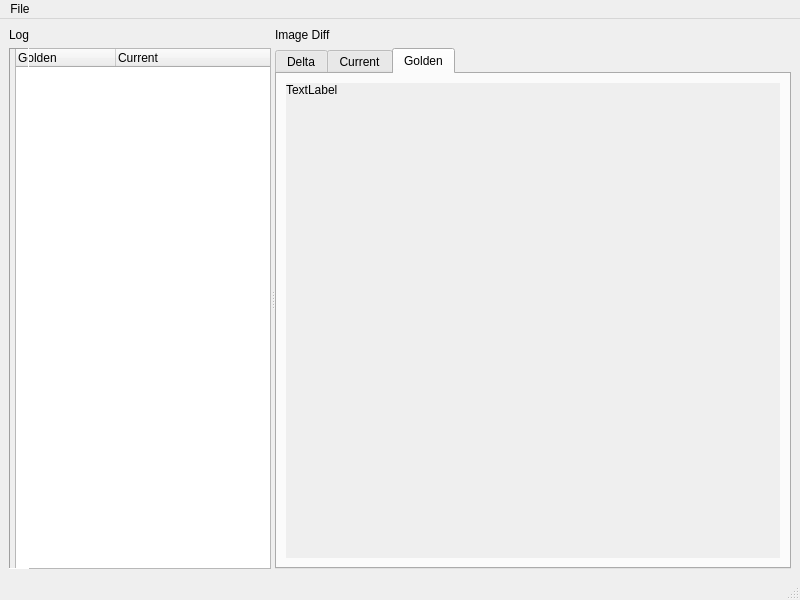
<ui version="4.0" >
 <class>GtfUiDialog</class>
 <widget class="QMainWindow" name="GtfUiDialog" >
  <property name="geometry" >
   <rect>
    <x>0</x>
    <y>0</y>
    <width>800</width>
    <height>600</height>
   </rect>
  </property>
  <property name="windowTitle" >
   <string>GTF UI</string>
  </property>
  <property name="windowIcon" >
   <iconset resource="layResources.qrc" >:/logo.png</iconset>
  </property>
  <widget class="QWidget" name="centralwidget" >
   <layout class="QVBoxLayout" >
    <property name="margin" >
     <number>9</number>
    </property>
    <property name="spacing" >
     <number>6</number>
    </property>
    <item>
     <widget class="QSplitter" name="splitter" >
      <property name="orientation" >
       <enum>Qt::Horizontal</enum>
      </property>
      <widget class="QFrame" name="frame" >
       <property name="sizePolicy" >
        <sizepolicy>
         <hsizetype>5</hsizetype>
         <vsizetype>5</vsizetype>
         <horstretch>0</horstretch>
         <verstretch>0</verstretch>
        </sizepolicy>
       </property>
       <property name="frameShape" >
        <enum>QFrame::NoFrame</enum>
       </property>
       <property name="frameShadow" >
        <enum>QFrame::Raised</enum>
       </property>
       <layout class="QGridLayout" >
        <property name="margin" >
         <number>0</number>
        </property>
        <property name="spacing" >
         <number>6</number>
        </property>
        <item row="1" column="1" >
         <widget class="QTreeWidget" name="log_list" >
          <column>
           <property name="text" >
            <string>Golden</string>
           </property>
          </column>
          <column>
           <property name="text" >
            <string>Current</string>
           </property>
          </column>
         </widget>
        </item>
        <item row="1" column="0" >
         <widget class="gtf::StripedBar" name="striped_bar" >
          <property name="sizePolicy" >
           <sizepolicy>
            <hsizetype>13</hsizetype>
            <vsizetype>13</vsizetype>
            <horstretch>0</horstretch>
            <verstretch>0</verstretch>
           </sizepolicy>
          </property>
          <property name="minimumSize" >
           <size>
            <width>20</width>
            <height>16</height>
           </size>
          </property>
          <property name="frameShape" >
           <enum>QFrame::Panel</enum>
          </property>
          <property name="frameShadow" >
           <enum>QFrame::Sunken</enum>
          </property>
         </widget>
        </item>
        <item row="0" column="0" colspan="2" >
         <widget class="QLabel" name="label_3" >
          <property name="text" >
           <string>Log</string>
          </property>
         </widget>
        </item>
       </layout>
      </widget>
      <widget class="QFrame" name="frame_2" >
       <property name="sizePolicy" >
        <sizepolicy>
         <hsizetype>5</hsizetype>
         <vsizetype>5</vsizetype>
         <horstretch>1</horstretch>
         <verstretch>0</verstretch>
        </sizepolicy>
       </property>
       <property name="frameShape" >
        <enum>QFrame::NoFrame</enum>
       </property>
       <property name="frameShadow" >
        <enum>QFrame::Raised</enum>
       </property>
       <layout class="QHBoxLayout" >
        <property name="margin" >
         <number>0</number>
        </property>
        <property name="spacing" >
         <number>6</number>
        </property>
        <item>
         <widget class="QStackedWidget" name="compare_stck" >
          <property name="enabled" >
           <bool>true</bool>
          </property>
          <property name="currentIndex" >
           <number>1</number>
          </property>
          <widget class="QWidget" name="page_3" />
          <widget class="QWidget" name="page" >
           <layout class="QVBoxLayout" >
            <property name="margin" >
             <number>0</number>
            </property>
            <property name="spacing" >
             <number>6</number>
            </property>
            <item>
             <widget class="QLabel" name="label_2" >
              <property name="text" >
               <string>Image Diff</string>
              </property>
             </widget>
            </item>
            <item>
             <widget class="QTabWidget" name="compare_stck" >
              <property name="currentIndex" >
               <number>2</number>
              </property>
              <widget class="QWidget" name="tab_3" >
               <attribute name="title" >
                <string>Delta</string>
               </attribute>
               <layout class="QVBoxLayout" >
                <property name="margin" >
                 <number>9</number>
                </property>
                <property name="spacing" >
                 <number>6</number>
                </property>
                <item>
                 <widget class="QScrollArea" name="delta_img_frame" >
                  <property name="frameShape" >
                   <enum>QFrame::NoFrame</enum>
                  </property>
                  <property name="frameShadow" >
                   <enum>QFrame::Raised</enum>
                  </property>
                  <widget class="QLabel" name="delta_lbl" >
                   <property name="geometry" >
                    <rect>
                     <x>20</x>
                     <y>40</y>
                     <width>111</width>
                     <height>31</height>
                    </rect>
                   </property>
                   <property name="text" >
                    <string>TextLabel</string>
                   </property>
                   <property name="alignment" >
                    <set>Qt::AlignLeading|Qt::AlignLeft|Qt::AlignTop</set>
                   </property>
                  </widget>
                 </widget>
                </item>
               </layout>
              </widget>
              <widget class="QWidget" name="tab_2" >
               <attribute name="title" >
                <string>Current</string>
               </attribute>
               <layout class="QVBoxLayout" >
                <property name="margin" >
                 <number>9</number>
                </property>
                <property name="spacing" >
                 <number>6</number>
                </property>
                <item>
                 <widget class="QScrollArea" name="current_img_frame" >
                  <property name="frameShape" >
                   <enum>QFrame::NoFrame</enum>
                  </property>
                  <property name="frameShadow" >
                   <enum>QFrame::Raised</enum>
                  </property>
                  <widget class="QLabel" name="current_lbl" >
                   <property name="geometry" >
                    <rect>
                     <x>40</x>
                     <y>30</y>
                     <width>81</width>
                     <height>31</height>
                    </rect>
                   </property>
                   <property name="text" >
                    <string>TextLabel</string>
                   </property>
                   <property name="alignment" >
                    <set>Qt::AlignLeading|Qt::AlignLeft|Qt::AlignTop</set>
                   </property>
                  </widget>
                 </widget>
                </item>
               </layout>
              </widget>
              <widget class="QWidget" name="tab" >
               <attribute name="title" >
                <string>Golden</string>
               </attribute>
               <layout class="QVBoxLayout" >
                <property name="margin" >
                 <number>9</number>
                </property>
                <property name="spacing" >
                 <number>6</number>
                </property>
                <item>
                 <widget class="QScrollArea" name="golden_img_frame" >
                  <property name="frameShape" >
                   <enum>QFrame::NoFrame</enum>
                  </property>
                  <property name="frameShadow" >
                   <enum>QFrame::Raised</enum>
                  </property>
                  <widget class="QLabel" name="golden_lbl" >
                   <property name="geometry" >
                    <rect>
                     <x>20</x>
                     <y>30</y>
                     <width>91</width>
                     <height>31</height>
                    </rect>
                   </property>
                   <property name="text" >
                    <string>TextLabel</string>
                   </property>
                   <property name="alignment" >
                    <set>Qt::AlignLeading|Qt::AlignLeft|Qt::AlignTop</set>
                   </property>
                  </widget>
                 </widget>
                </item>
               </layout>
              </widget>
             </widget>
            </item>
           </layout>
          </widget>
          <widget class="QWidget" name="page_2" >
           <layout class="QVBoxLayout" >
            <property name="margin" >
             <number>0</number>
            </property>
            <property name="spacing" >
             <number>6</number>
            </property>
            <item>
             <widget class="QLabel" name="label" >
              <property name="text" >
               <string>Event (Golden)</string>
              </property>
             </widget>
            </item>
            <item>
             <widget class="QTreeWidget" name="au_event_list" >
              <property name="alternatingRowColors" >
               <bool>true</bool>
              </property>
              <column>
               <property name="text" >
                <string>Attribute</string>
               </property>
              </column>
              <column>
               <property name="text" >
                <string>Value</string>
               </property>
              </column>
             </widget>
            </item>
            <item>
             <widget class="QLabel" name="label_4" >
              <property name="text" >
               <string>Event (Current)</string>
              </property>
             </widget>
            </item>
            <item>
             <widget class="QTreeWidget" name="curr_event_list" >
              <property name="alternatingRowColors" >
               <bool>true</bool>
              </property>
              <column>
               <property name="text" >
                <string>Attribute</string>
               </property>
              </column>
              <column>
               <property name="text" >
                <string>Value</string>
               </property>
              </column>
             </widget>
            </item>
           </layout>
          </widget>
         </widget>
        </item>
       </layout>
      </widget>
     </widget>
    </item>
   </layout>
  </widget>
  <widget class="QMenuBar" name="menubar" >
   <property name="geometry" >
    <rect>
     <x>0</x>
     <y>0</y>
     <width>800</width>
     <height>29</height>
    </rect>
   </property>
   <widget class="QMenu" name="menuFile" >
    <property name="title" >
     <string>File</string>
    </property>
    <addaction name="separator" />
    <addaction name="actionExit" />
   </widget>
   <addaction name="menuFile" />
  </widget>
  <widget class="QStatusBar" name="statusbar" />
  <action name="actionExit" >
   <property name="text" >
    <string>Exit</string>
   </property>
  </action>
 </widget>
 <customwidgets>
  <customwidget>
   <class>gtf::StripedBar</class>
   <extends>QFrame</extends>
   <header>gtfUiDialog.h</header>
  </customwidget>
  <customwidget>
   <class>QScrollArea</class>
   <extends>QFrame</extends>
   <header>QtGui/QScrollArea</header>
  </customwidget>
 </customwidgets>
 <resources>
  <include location="layResources.qrc" />
 </resources>
 <connections/>
</ui>
